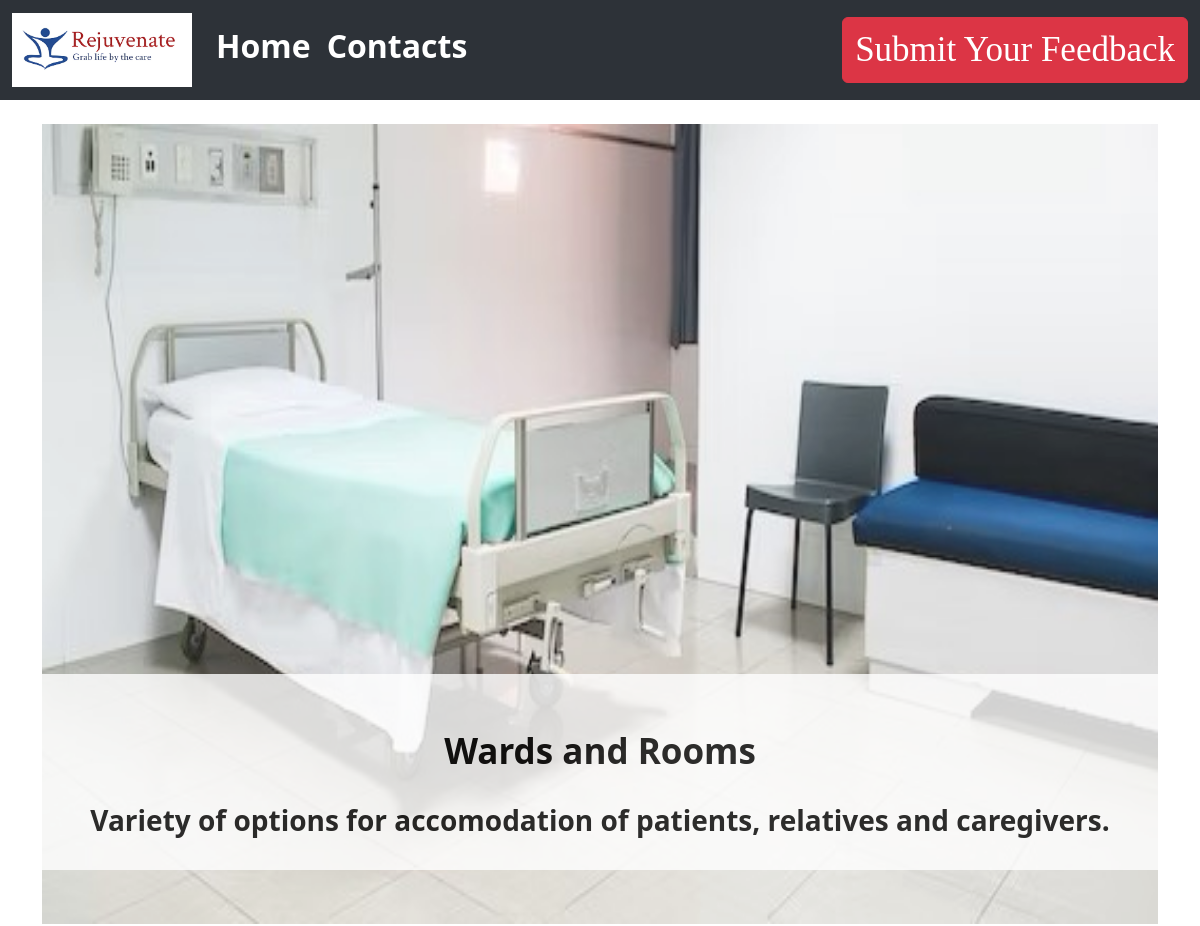
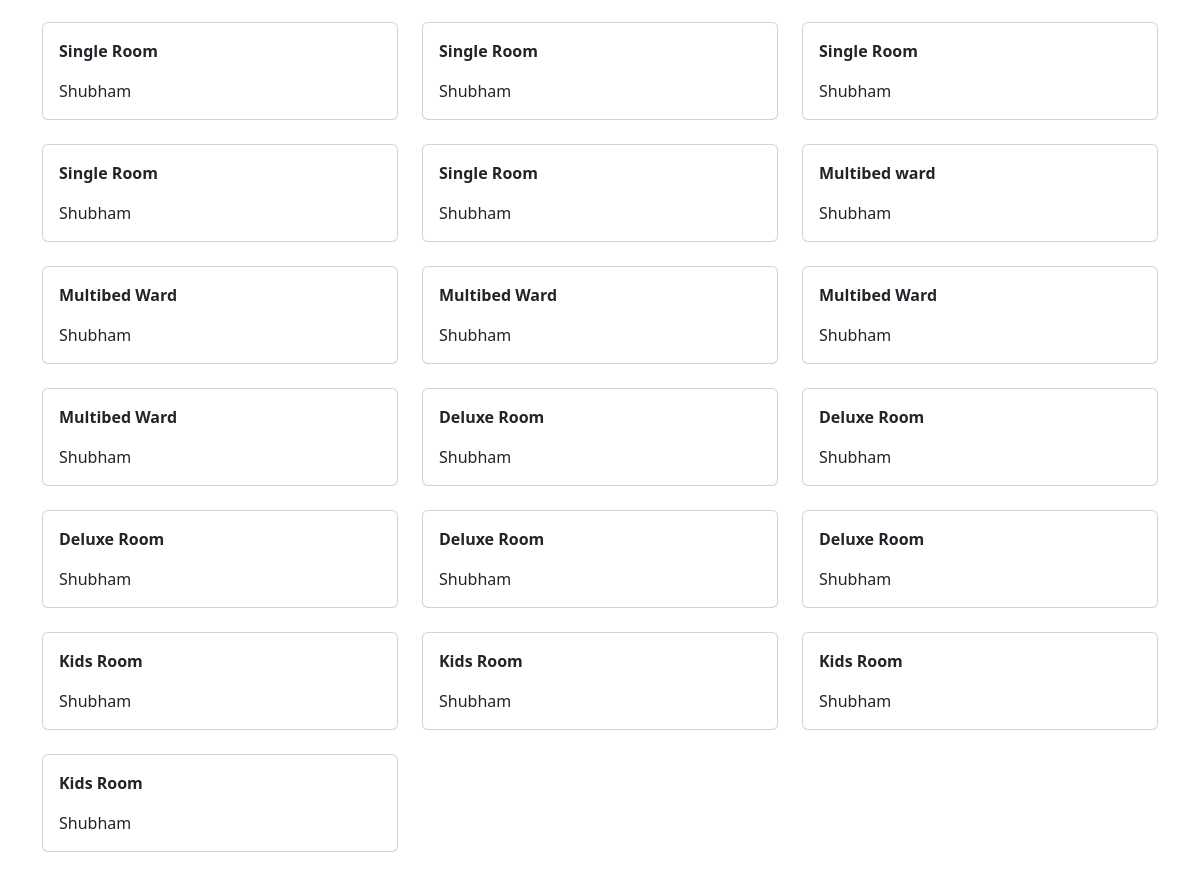
Screenshot of /dreamapp/rooms/ with the database file from the repository (2 pictures, top to bottom).
### dreamapp/models.py (models this page shows, shortened)
class Rooms(models.Model):
    room_charge = models.IntegerField()
    room_type =  models.TextField()
    room_desc = models.TextField()

### dreamapp/views.py (the view)
# urls.py: path('rooms/',views.rooms,name='rooms'),
def rooms(request):
    roomlist = Rooms.objects.all()
    dict = {'sd': roomlist}
    return render(request,'rooms.html',context = dict)

### templates/rooms.html (shortened to what this page needs)
{% extends 'base.html' %}
{% load static %}
{% block body %}
<div class="container">
    <div id="carouselExampleSlidesOnly" class="carousel slide my-4" data-ride="carousel">
        <div class="carousel-inner">
            <div class="carousel-item active">
                <img class="d-block w-100" style="opacity:0.9" height="800px" src="{% static 'images/f.jpg' %}"
                    alt="First slide">
                <div class="container-fluid"
                    style="position:absolute; top: 550px; left: 0px;text-align:center; color:black ; background-color:white;background-size:50%;  opacity: 0.8 ;">
                    <div>
                        <br>
                        <h1 style="font-size:35px"><strong><b> Wards and Rooms </b></strong></h1>
                        <br>
                        <h3><strong>Variety of options for accomodation of patients, relatives and caregivers.</strong>
                        </h3>
                        <br>
                    </div>
                </div>
            </div>
        </div>
    </div>
</div>
<div class="container">
    <div class="row">
        {% for rooms in sd %}
        <div class="col-md-4">
            <div class="card mb-4 box-shadow">
                <div class="card-body">
                    <p><strong>{{rooms.room_type}}</strong></p>
                    <p class="card-text">{{rooms.room_desc}}</p>
                </div>
            </div>
        </div>
        {% endfor %}
    </div>
</div>
{% endblock body %}

### templates/base.html (shortened to what this page needs)
<!DOCTYPE html>
{% load static %}
<html lang="en">
<head>
  <link href="https://cdn.jsdelivr.net/npm/bootstrap@5.2.2/dist/css/bootstrap.min.css" rel="stylesheet"
>
</head>
<nav class="navbar navbar-light navbar-expand-lg " style="background-color:#2d3238">
  <div class="container-fluid">
    <a class="navbar-brand" href="/dreamapp"><img src="{% static 'images/r1.png' %}" alt="Rejuvenate" width="180px"></a>
    <div class="collapse navbar-collapse" id="navbarSupportedContent">
      <ul class="navbar-nav me-auto mb-2 mb-dark-0">
        <li class="nav-item">
          <a class="nav-link " style="font-size:32px;color:white"href="/dreamapp"><b>Home</b></a>
        </li>
        <li class="nav-item">
          <a class="nav-link" href="/dreamapp/contacts" style="font-size:32px;color:white"><b>Contacts</b></a>
        </li>
      </ul>
      <div class="d-flex flex-row-reverse">
        <a href="/dreamapp/submit"><button type="button" class="btn btn-danger " style="font-family:serif;font-size:35px; color:white" >Submit Your Feedback</button></a>
      </div>
    </div>
  </div>
</nav>
<body>
  {% block body %}{% endblock body %}
</body>
</html>

### rows the page displays
Rooms: room_type "Single Room", room_desc "Shubham"
Rooms: room_type "Single Room", room_desc "Shubham"
Rooms: room_type "Single Room", room_desc "Shubham"
Rooms: room_type "Single Room", room_desc "Shubham"
Rooms: room_type "Single Room", room_desc "Shubham"
Rooms: room_type "Multibed ward", room_desc "Shubham"
Rooms: room_type "Multibed Ward", room_desc "Shubham"
Rooms: room_type "Multibed Ward", room_desc "Shubham"
Rooms: room_type "Multibed Ward", room_desc "Shubham"
Rooms: room_type "Multibed Ward", room_desc "Shubham"
Rooms: room_type "Deluxe Room", room_desc "Shubham"
Rooms: room_type "Deluxe Room", room_desc "Shubham"
Rooms: room_type "Deluxe Room", room_desc "Shubham"
Rooms: room_type "Deluxe Room", room_desc "Shubham"
Rooms: room_type "Deluxe Room", room_desc "Shubham"
Rooms: room_type "Kids Room", room_desc "Shubham"
Rooms: room_type "Kids Room", room_desc "Shubham"
Rooms: room_type "Kids Room", room_desc "Shubham"
Rooms: room_type "Kids Room", room_desc "Shubham"
